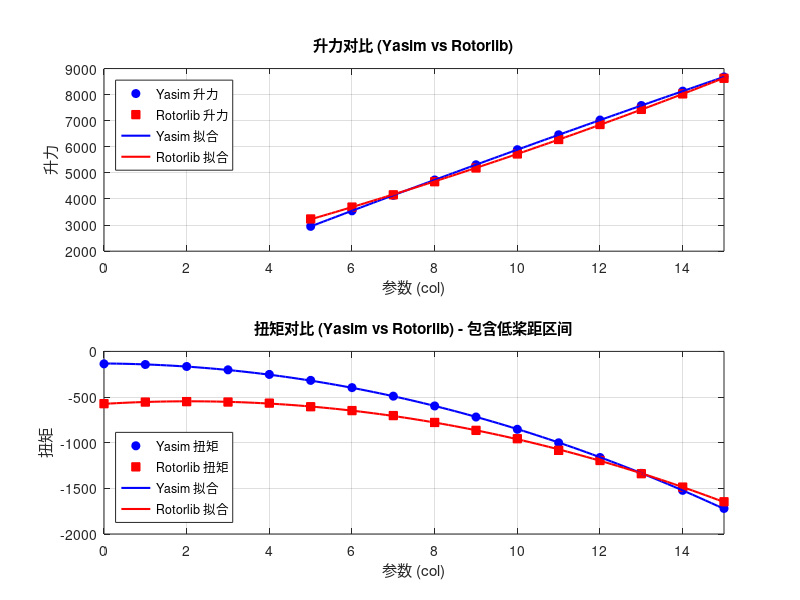

Write the MATLAB code that produced this figure.
% ================= 1. 数据录入 =================
% 升力数据 (col: 5~15)
col_lift = 5:15;
yasim_lift = [2951.168, 3547.781, 4140.559, 4728.898, 5312.210, ...
              5889.921, 6461.476, 7026.344, 7584.017, 8134.007, 8675.845];
rotorlib_lift = [3234.791, 3689.554, 4161.148, 4662.259, 5188.870, ...
                 5726.419, 6280.705, 6856.110, 7435.331, 8029.009, 8626.562];

% 扭矩数据 (col: 0~15)
col_torque = 0:15;
yasim_torque = [-136.31, -143.596, -165.414, -201.733, -252.488, ...
                -317.584, -396.910, -490.318, -597.644, -718.70, ...
                -853.273, -1001.132, -1162.024, -1335.680, -1521.810, -1720.110];
rotorlib_torque = [-572.582, -555.137, -550.214, -554.627, -566.671, ...
                   -606.037, -648.367, -703.187, -778.341, -864.9528, ...
                   -956.2582, -1083.750, -1194.886, -1339.451, -1486.292, -1646.987];

% ================= 2. 多项式拟合 (二次) =================
p_yasim_lift = polyfit(col_lift, yasim_lift, 2);
p_rotorlib_lift = polyfit(col_lift, rotorlib_lift, 2);

p_yasim_torque = polyfit(col_torque, yasim_torque, 2);
p_rotorlib_torque = polyfit(col_torque, rotorlib_torque, 2);

% 计算拟合曲线上的值（为了曲线平滑，可以使用更密集的点来画拟合线）
col_lift_fine = linspace(5, 15, 100);
col_torque_fine = linspace(0, 15, 100);

fit_yasim_lift = polyval(p_yasim_lift, col_lift_fine);
fit_rotorlib_lift = polyval(p_rotorlib_lift, col_lift_fine);
fit_yasim_torque = polyval(p_yasim_torque, col_torque_fine);
fit_rotorlib_torque = polyval(p_rotorlib_torque, col_torque_fine);

% ================= 3. 创建图形窗口 =================
figure('Name', 'Yasim vs Rotorlib 气动特性对比 (完整版)', 'Position', [100, 100, 800, 600]);

% --- 第一个图：升力对比 (区间 5-15) ---
subplot(2, 1, 1);
plot(col_lift, yasim_lift, 'bo', 'MarkerFaceColor', 'b', 'DisplayName', 'Yasim 升力');
hold on;
plot(col_lift, rotorlib_lift, 'rs', 'MarkerFaceColor', 'r', 'DisplayName', 'Rotorlib 升力');
plot(col_lift_fine, fit_yasim_lift, 'b-', 'LineWidth', 1.5, 'DisplayName', 'Yasim 拟合');
plot(col_lift_fine, fit_rotorlib_lift, 'r-', 'LineWidth', 1.5, 'DisplayName', 'Rotorlib 拟合');
hold off;
grid on;
xlim([0 15]); % 统一横坐标范围以便于上下图对比
xlabel('参数 (col)');
ylabel('升力');
title('升力对比 (Yasim vs Rotorlib)');
legend('Location', 'northwest');

% --- 第二个图：扭矩对比 (区间 0-15) ---
subplot(2, 1, 2);
plot(col_torque, yasim_torque, 'bo', 'MarkerFaceColor', 'b', 'DisplayName', 'Yasim 扭矩');
hold on;
plot(col_torque, rotorlib_torque, 'rs', 'MarkerFaceColor', 'r', 'DisplayName', 'Rotorlib 扭矩');
plot(col_torque_fine, fit_yasim_torque, 'b-', 'LineWidth', 1.5, 'DisplayName', 'Yasim 拟合');
plot(col_torque_fine, fit_rotorlib_torque, 'r-', 'LineWidth', 1.5, 'DisplayName', 'Rotorlib 拟合');
hold off;
grid on;
xlim([0 15]);
xlabel('参数 (col)');
ylabel('扭矩');
title('扭矩对比 (Yasim vs Rotorlib) - 包含低桨距区间');
legend('Location', 'southwest');
